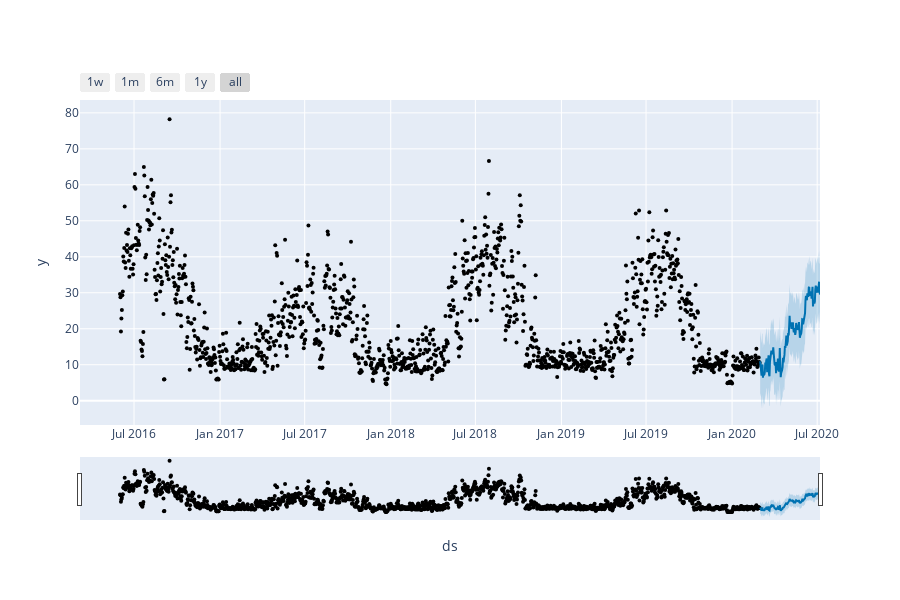

Notebook cell for this chart:
### Markdown cell above
**Respuesta:**

### Code cell
# cargamos y preparamos los datos
datos_frink = pd.read_csv('datos_frink.csv')
datos_frink['date'] = pd.to_datetime(datos_frink['date'])
datos_frink = datos_frink[['date', 'Temp_max', 'Temp_min', 'Hum_avg']]
datos_frink.rename(columns={'date': 'ds'}, inplace=True)
data=pd.merge(train_data, datos_frink, on='ds', how='left', suffixes=('', '_frink'))

# unimos los datoss
train_data = pd.merge(train_data, datos_frink, on='ds', how='left', suffixes=('', '_frink'))
test_data = pd.merge(test_data, datos_frink, on='ds', how='left', suffixes=('', '_frink'))

# cremos y ajustamos el modelo
m = Prophet()
m.add_regressor('Temp_max')
m.add_regressor('Temp_min')
m.add_regressor('Hum_avg')

m.fit(train_data)

# preparamos y realizamos 
future = test_data.drop(columns=['y'])
forecast = m.predict(future)

# se grafican los resultados
fig = plot_plotly(m, forecast)
fig.show()

components_fig = plot_components_plotly(m, forecast)
components_fig.show()

### Figure 1 — Plotly figure (JSON) as saved in the notebook; plotly's stock layout.template omitted (floating-point values rounded to 4 significant figures; data arrays with more than 128 entries replaced by an {"elided": "..."} marker saying what was removed)
{"data": [{"marker": {"color": "black", "size": 4}, "mode": "markers", "name": "Actual", "type": "scatter", "x": {"elided": "1369 str values"}, "y": {"elided": "1369 float values"}}, {"hoverinfo": "skip", "line": {"width": 0}, "mode": "lines", "type": "scatter", "x": {"elided": "129 str values"}, "y": {"elided": "129 float values"}}, {"fill": "tonexty", "fillcolor": "rgba(0, 114, 178, 0.2)", "line": {"color": "#0072B2", "width": 2}, "mode": "lines", "name": "Predicted", "type": "scatter", "x": {"elided": "129 str values"}, "y": {"elided": "129 float values"}}, {"fill": "tonexty", "fillcolor": "rgba(0, 114, 178, 0.2)", "hoverinfo": "skip", "line": {"width": 0}, "mode": "lines", "type": "scatter", "x": {"elided": "129 str values"}, "y": {"elided": "129 float values"}}], "layout": {"height": 600, "showlegend": false, "width": 900, "xaxis": {"rangeselector": {"buttons": [{"count": 7, "label": "1w", "step": "day", "stepmode": "backward"}, {"count": 1, "label": "1m", "step": "month", "stepmode": "backward"}, {"count": 6, "label": "6m", "step": "month", "stepmode": "backward"}, {"count": 1, "label": "1y", "step": "year", "stepmode": "backward"}, {"step": "all"}]}, "rangeslider": {"visible": true}, "title": {"text": "ds"}, "type": "date"}, "yaxis": {"title": {"text": "y"}}}}
